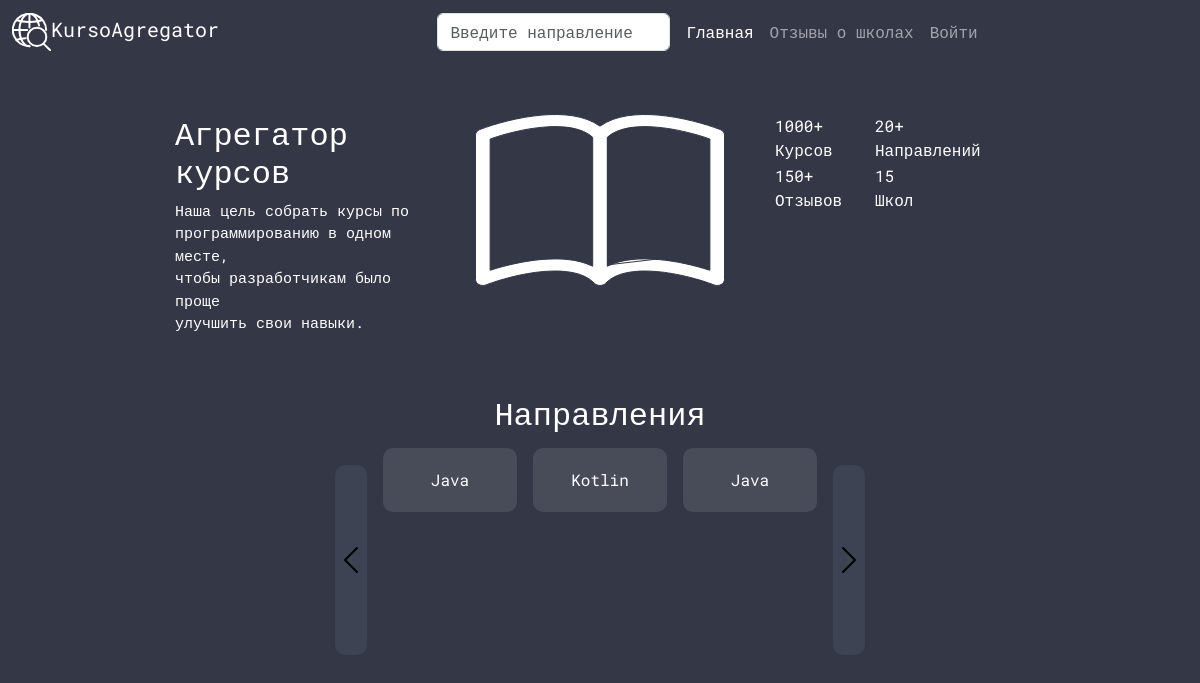
Before: / with the older database file.
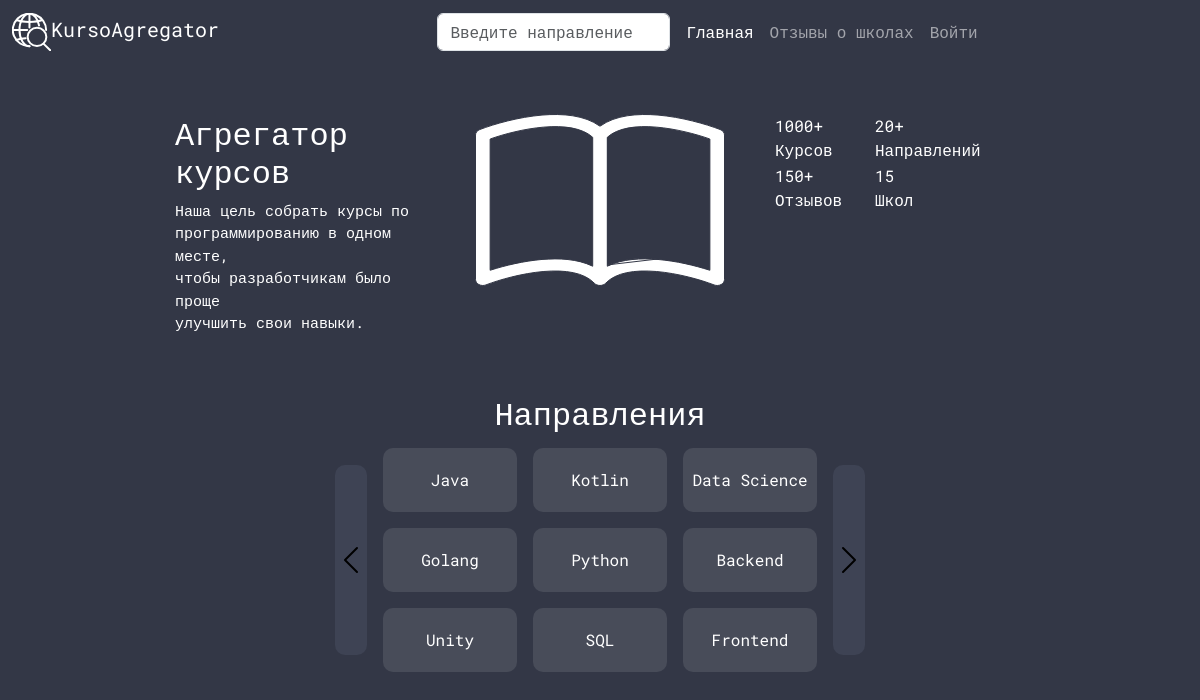
After: the same page with the newer database file.
### app/models.py (models this page shows, shortened)
class Technology(db.Model):
    id = db.Column(db.Integer, primary_key=True)
    title = db.Column(db.String(128), nullable=False)

### app/main/routes.py (the view)
@bp.route('/', methods=['GET'])
def index():
    languages = [i.title for i in Technology.query.all()]
    languages = languages[0:9]
    return render_template('main/main.html', languages=languages)

### app/templates/main/main.html (shortened to what this page needs)
{% extends 'base.html' %}
{% block content %}
<link href="{{ url_for('static', filename='style/main.css', v=1) }} }}" rel="stylesheet">
<main>
    <div class="main">
        <div class="left">
            <h2 style="color: white">Агрегатор курсов</h2>
            <p>Наша цель собрать курсы по</p>
            <p>программированию в одном месте,</p>
            <p>чтобы разработчикам было проще</p>
            <p>улучшить свои навыки.</p>
        </div>
        <div class="center">
            <img src="{{ url_for('static', filename='icon/book.svg') }}" alt="Книга">
        </div>
        <div class="right">
            <p>1000+<br/>Курсов</p>
            <p>20+<br/>Направлений</p>
            <p>150+<br/>Отзывов</p>
            <p>15<br/>Школ</p>
        </div>
    </div>
    <div class="toggler">
        <h2>Направления</h2>
        <div class="grid">
            <a href="#" class="arrow_left"><img  src="{{ url_for('static', filename='icon/chevron-left.svg') }}" width="32" alt="Предыдущие категории"></a>
            <div class="grid_center">
                <div class="grid_dir">
                    {% for language in languages %}
                    <form action="{{ url_for('main.courses') }}" method="POST">
                        <button type="submit"> {{ language }}</button>
                    </form>
                    {% endfor %}
                </div>
            </div>
            <a href="#" class="arrow_right"><img src="{{ url_for('static', filename='icon/chevron-right.svg') }}" width="32" alt="Следующие категории"></a>
        </div>
    </div>
</main>
{% endblock %}

### app/templates/base.html (shortened to what this page needs)
<!DOCTYPE html>
<html lang="en">
<head>
  <link href="https://cdn.jsdelivr.net/npm/bootstrap@5.3.2/dist/css/bootstrap.min.css" rel="stylesheet">
  <link href="{{ url_for('static', filename='style/base.css', v=1) }} }}" rel="stylesheet">
</head>
<body>
<nav class="navbar navbar-expand-lg navbar-dark" id="navbar" style="background-color: rgba(51, 55, 70, 1);">
  <div class="container-fluid">
    <a class="navbar-brand" href="{{ url_for('main.courses') }}"><img src="{{ url_for('static', filename='icon/icon.svg') }}">KursoAgregator</a>
    <div class="collapse navbar-collapse justify-content-center" id="navbarSupportedContent">
      <form class="d-flex" role="search">
        <input class="form-control me-2" type="search" placeholder="Введите направление обучения" aria-label="Search">
      </form>
      <ul class="navbar-nav mb-2 mb-lg-0">
        <li class="nav-item">
          <a class="nav-link active" aria-current="page" href="{{ url_for('main.index') }}">Главная</a>
        </li>
        <li class="nav-item">
          <a class="nav-link" href="{{ url_for('review.reviews') }}">Отзывы о школах</a>
        </li>
        {% if not current_user.is_authenticated %}
        <li class="nav-item">
          <a class="nav-link" href="{{ url_for('auth.login') }}">Войти</a>
        </li>
        {% else %}
        <li class="nav-item">
          <a class="nav-link" href="{{ url_for('auth.logout') }}">Выйти</a>
        </li>
        {% endif %}
      </ul>
    </div>
  </div>
</nav>
{% block content %}
{% endblock %}
</body>
</html>

### app/static/style/base.css (style rules this page uses)
body { background-color: rgba(51, 55, 70, 1); font-family: 'Roboto Mono', monospace; }
* { color: white; }

### app/static/style/main.css (style rules this page uses)
.main { display: flex; justify-content: center; align-content: center; flex-wrap: wrap; margin-top: 50px; }
main { display: flex; justify-content: center; align-content: center; flex-wrap: wrap; flex-direction: column; }
.right { display: grid; grid-template-columns: 100px 100px; grid-template-rows: 50px 50px; margin-left: 50px; width: 250px; }
.left { margin-right: 50px; width: 250px; }
.left > p { margin-bottom: 0; font-size: 15px; }
.arrow_left, .arrow_right { display: flex; flex-direction: column; justify-content: center; margin: 25px 8px 25px 8px; background-color: rgba(62, 67, 84, 1); border-radius: 10px; }
.grid { display: flex; justify-content: center; }
.toggler { margin-top: 5%; display: flex; justify-content: center; flex-direction: column; align-content: center; }
.grid_center { display: flex; justify-content: center; }
.toggler h2 { display: flex; justify-content: center; }
.grid_dir { display: grid; grid-template-columns: 150px 150px 150px; grid-template-rows: 80px 80px 80px; text-align: center; }
.grid_dir form { display: flex; align-items: center; justify-content: center; background-color: rgba(72, 76, 89, 1); border-radius: 10px; margin: 8px; text-align: center; text-decoration: none; color: white; }
button, input[type="submit"], input[type="reset"] { background: none; color: inherit; border: none; padding: 0; font: inherit; cursor: pointer; outline: inherit; }

Changed rows visible on the page:
changed Technology: title "Java" → "Data Science"
added Technology: title "Golang"
added Technology: title "Python"
added Technology: title "Backend"
added Technology: title "Unity"
added Technology: title "SQL"
added Technology: title "Frontend"
